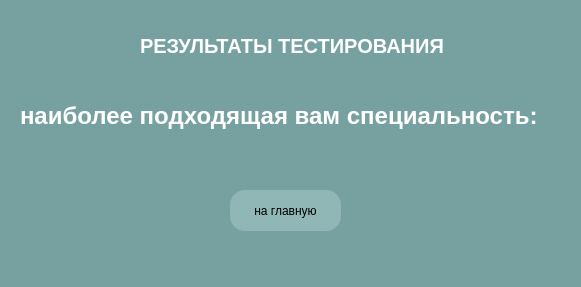
<?xml version="1.0" encoding="UTF-8"?>
<ui version="4.0">
 <class>MainWindow</class>
 <widget class="QMainWindow" name="MainWindow">
  <property name="geometry">
   <rect>
    <x>0</x>
    <y>0</y>
    <width>581</width>
    <height>287</height>
   </rect>
  </property>
  <property name="sizePolicy">
   <sizepolicy hsizetype="Fixed" vsizetype="Fixed">
    <horstretch>0</horstretch>
    <verstretch>0</verstretch>
   </sizepolicy>
  </property>
  <property name="minimumSize">
   <size>
    <width>581</width>
    <height>287</height>
   </size>
  </property>
  <property name="maximumSize">
   <size>
    <width>581</width>
    <height>287</height>
   </size>
  </property>
  <property name="windowTitle">
   <string>MainWindow</string>
  </property>
  <property name="styleSheet">
   <string notr="true">background-color: rgb(119, 161, 161);</string>
  </property>
  <widget class="QWidget" name="centralwidget">
   <widget class="QLabel" name="label">
    <property name="geometry">
     <rect>
      <x>140</x>
      <y>10</y>
      <width>401</width>
      <height>71</height>
     </rect>
    </property>
    <property name="font">
     <font>
      <family>MS Sans Serif</family>
      <pointsize>15</pointsize>
      <weight>75</weight>
      <bold>true</bold>
     </font>
    </property>
    <property name="styleSheet">
     <string notr="true">color: rgb(255, 255, 255);</string>
    </property>
    <property name="text">
     <string>РЕЗУЛЬТАТЫ ТЕСТИРОВАНИЯ</string>
    </property>
   </widget>
   <widget class="QLabel" name="label_2">
    <property name="geometry">
     <rect>
      <x>20</x>
      <y>90</y>
      <width>541</width>
      <height>51</height>
     </rect>
    </property>
    <property name="font">
     <font>
      <family>MS Sans Serif</family>
      <pointsize>18</pointsize>
      <weight>75</weight>
      <italic>false</italic>
      <bold>true</bold>
     </font>
    </property>
    <property name="styleSheet">
     <string notr="true">color: rgb(255, 255, 255);</string>
    </property>
    <property name="text">
     <string>наиболее подходящая вам специальность:</string>
    </property>
   </widget>
   <widget class="QPushButton" name="btn_mainr">
    <property name="geometry">
     <rect>
      <x>230</x>
      <y>190</y>
      <width>111</width>
      <height>41</height>
     </rect>
    </property>
    <property name="styleSheet">
     <string notr="true">QPushButton {
	background-color: rgb(145, 182, 182);
	border-width: 2px;
	border-radius: 15px;
}

QPushbutton:pressed {
	background-color: white

}</string>
    </property>
    <property name="text">
     <string>на главную</string>
    </property>
   </widget>
  </widget>
 </widget>
 <resources/>
 <connections/>
</ui>
